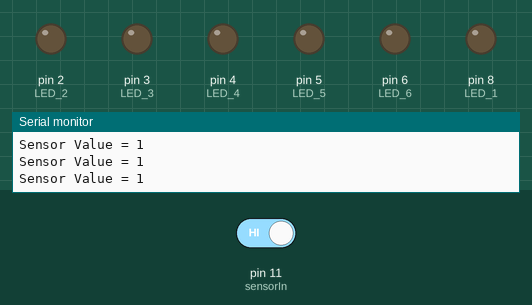
This sketch was run on a simulated Arduino Uno, built with avr-gcc and run on an emulated ATmega328P. On the bench: output pins drawn as LEDs (lit = HIGH), the last lines printed to the serial monitor. The inputs (shaded band) are chosen by the test bench; at power-on: pin 11 (sensorIn) HIGH.

Above: at 1.3 s.
1.4 s: pin 11 (sensorIn) driven LOW
At 2.7 s:
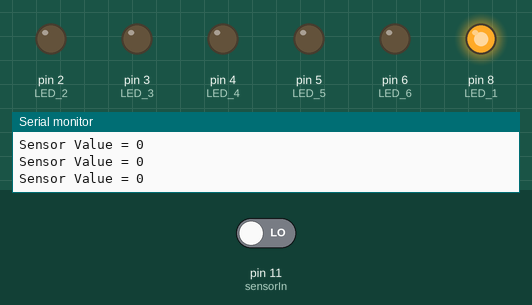
3.0 s: pin 11 (sensorIn) driven HIGH
At 4.1 s:
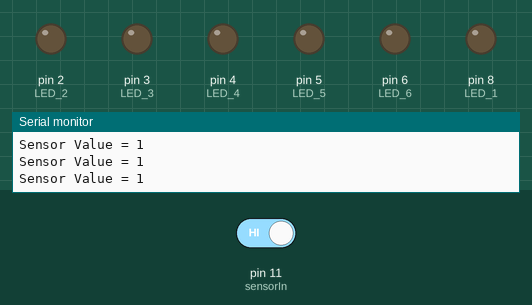
Timing chart, 0 to 6.0 s (numbered marks = the images above; inputs shaded):
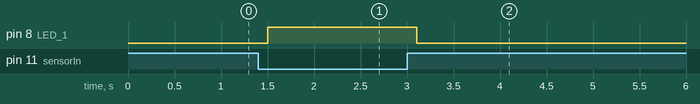

Measured:
- after the input at 1.4 s, pin 8 (LED_1): LOW → HIGH after 0.10 s
- after the input at 3.0 s, pin 8 (LED_1): HIGH → LOW after 0.11 s

The sketch:

SP_1.0.ino
```cpp
#define LED_1 8
#define LED_2 2
#define LED_3 3
#define LED_4 4
#define LED_5 5
#define LED_6 6
//const int LEDS[] = {8,2,3,4,5,6,7};
#define actuatorSig 1
#define sensorIn  11

void setup() {
pinMode(LED_1, OUTPUT);
pinMode(LED_2, OUTPUT);
pinMode(LED_3, OUTPUT);
pinMode(LED_4, OUTPUT);
pinMode(LED_5, OUTPUT);
pinMode(LED_6, OUTPUT);
pinMode(actuatorSig, OUTPUT);
pinMode(sensorIn, INPUT);

Serial.begin(9600);
Serial.println("Program Starting");
delay(100);
}

void loop() {
  //int val = digitalRead(sensorIn);
  counter();

}

void counter() {
  int c = 0;
   int val = digitalRead(sensorIn);


  Serial.print("Sensor Value = ");
  Serial.print(val);
  Serial.println();
  //Serial.println("counter value = " + c );
  delay(100);

    if (val == 0 ) {
      digitalWrite(LED_1, HIGH);
    }


    else {
      digitalWrite(LED_1, LOW);
    }

}
```
